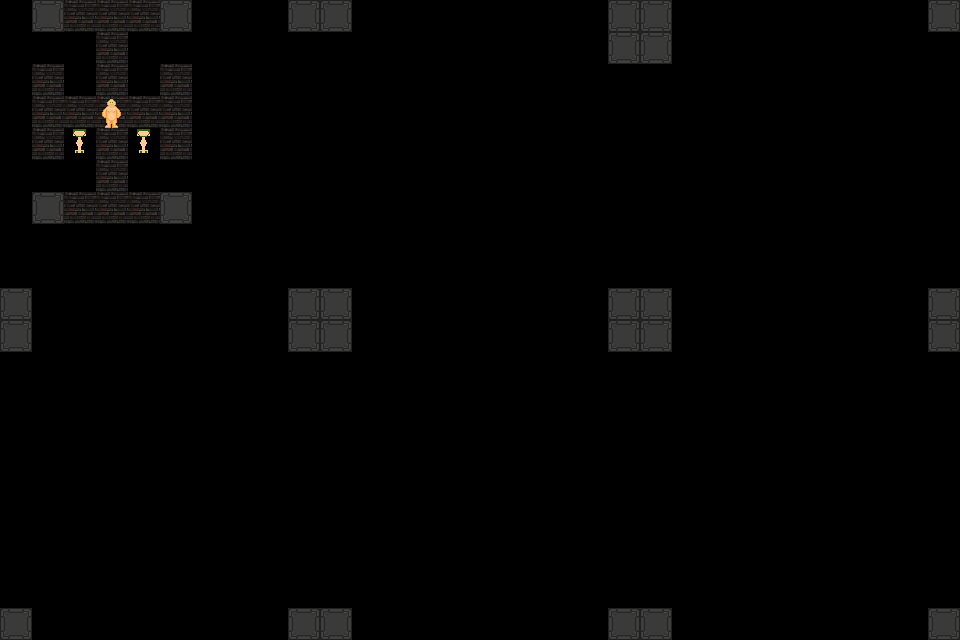

This is a level from a 2D game, rendered from its Tiled map with the project's own tilesets. A one-line summary and the complete map file follow:
An orthogonal 30x20 tile map with 32x32 px tiles, 2 tile layers (Turfs, Mobs).

<map version="1.8" tiledversion="1.8.4" orientation="orthogonal" renderorder="right-down" width="30" height="20" tilewidth="32" tileheight="32" infinite="0" nextlayerid="9" nextobjectid="10">
 <tileset firstgid="1" name="pygame-test-collection" tilewidth="32" tileheight="32" tilecount="5" columns="0">
  <grid orientation="orthogonal" width="1" height="1" />
  <tile id="0" type="floor_bf2">
   <image width="32" height="32" source="resources/bf2.png" />
  </tile>
  <tile id="1" type="enemy">
   <image width="32" height="32" source="resources/enemy.png" />
  </tile>
  <tile id="2" type="player">
   <image width="32" height="32" source="resources/test.png" />
  </tile>
  <tile id="3" type="fatboy">
   <image width="32" height="32" source="resources/fatboy.png" />
  </tile>
  <tile id="4" type="wall">
   <image width="32" height="32" source="resources/wall.png" />
  </tile>
 </tileset>
 <layer id="6" name="Turfs" width="30" height="20">
  <properties>
   <property name="Layer" value="LAYER_TURF" />
  </properties>
  <data encoding="csv">
0,5,1,1,1,5,0,0,0,5,5,0,0,0,0,0,0,0,0,5,5,0,0,0,0,0,0,0,0,5,
0,0,0,1,0,0,0,0,0,0,0,0,0,0,0,0,0,0,0,5,5,0,0,0,0,0,0,0,0,0,
0,1,0,1,0,1,0,0,0,0,0,0,0,0,0,0,0,0,0,0,0,0,0,0,0,0,0,0,0,0,
0,1,1,1,1,1,0,0,0,0,0,0,0,0,0,0,0,0,0,0,0,0,0,0,0,0,0,0,0,0,
0,1,0,1,0,1,0,0,0,0,0,0,0,0,0,0,0,0,0,0,0,0,0,0,0,0,0,0,0,0,
0,0,0,1,0,0,0,0,0,0,0,0,0,0,0,0,0,0,0,0,0,0,0,0,0,0,0,0,0,0,
0,5,1,1,1,5,0,0,0,0,0,0,0,0,0,0,0,0,0,0,0,0,0,0,0,0,0,0,0,0,
0,0,0,0,0,0,0,0,0,0,0,0,0,0,0,0,0,0,0,0,0,0,0,0,0,0,0,0,0,0,
0,0,0,0,0,0,0,0,0,0,0,0,0,0,0,0,0,0,0,0,0,0,0,0,0,0,0,0,0,0,
5,0,0,0,0,0,0,0,0,5,5,0,0,0,0,0,0,0,0,5,5,0,0,0,0,0,0,0,0,5,
5,0,0,0,0,0,0,0,0,5,5,0,0,0,0,0,0,0,0,5,5,0,0,0,0,0,0,0,0,5,
0,0,0,0,0,0,0,0,0,0,0,0,0,0,0,0,0,0,0,0,0,0,0,0,0,0,0,0,0,0,
0,0,0,0,0,0,0,0,0,0,0,0,0,0,0,0,0,0,0,0,0,0,0,0,0,0,0,0,0,0,
0,0,0,0,0,0,0,0,0,0,0,0,0,0,0,0,0,0,0,0,0,0,0,0,0,0,0,0,0,0,
0,0,0,0,0,0,0,0,0,0,0,0,0,0,0,0,0,0,0,0,0,0,0,0,0,0,0,0,0,0,
0,0,0,0,0,0,0,0,0,0,0,0,0,0,0,0,0,0,0,0,0,0,0,0,0,0,0,0,0,0,
0,0,0,0,0,0,0,0,0,0,0,0,0,0,0,0,0,0,0,0,0,0,0,0,0,0,0,0,0,0,
0,0,0,0,0,0,0,0,0,0,0,0,0,0,0,0,0,0,0,0,0,0,0,0,0,0,0,0,0,0,
0,0,0,0,0,0,0,0,0,0,0,0,0,0,0,0,0,0,0,0,0,0,0,0,0,0,0,0,0,0,
5,0,0,0,0,0,0,0,0,5,5,0,0,0,0,0,0,0,0,5,5,0,0,0,0,0,0,0,0,5
</data>
 </layer>
 <layer id="8" name="Mobs" width="30" height="20">
  <properties>
   <property name="Layer" value="LAYER_MOB" />
  </properties>
  <data encoding="csv">
0,0,0,0,0,0,0,0,0,0,0,0,0,0,0,0,0,0,0,0,0,0,0,0,0,0,0,0,0,0,
0,0,0,0,0,0,0,0,0,0,0,0,0,0,0,0,0,0,0,0,0,0,0,0,0,0,0,0,0,0,
0,0,0,0,0,0,0,0,0,0,0,0,0,0,0,0,0,0,0,0,0,0,0,0,0,0,0,0,0,0,
0,0,0,4,0,0,0,0,0,0,0,0,0,0,0,0,0,0,0,0,0,0,0,0,0,0,0,0,0,0,
0,0,2,0,2,0,0,0,0,0,0,0,0,0,0,0,0,0,0,0,0,0,0,0,0,0,0,0,0,0,
0,0,0,0,0,0,0,0,0,0,0,0,0,0,0,0,0,0,0,0,0,0,0,0,0,0,0,0,0,0,
0,0,0,0,0,0,0,0,0,0,0,0,0,0,0,0,0,0,0,0,0,0,0,0,0,0,0,0,0,0,
0,0,0,0,0,0,0,0,0,0,0,0,0,0,0,0,0,0,0,0,0,0,0,0,0,0,0,0,0,0,
0,0,0,0,0,0,0,0,0,0,0,0,0,0,0,0,0,0,0,0,0,0,0,0,0,0,0,0,0,0,
0,0,0,0,0,0,0,0,0,0,0,0,0,0,0,0,0,0,0,0,0,0,0,0,0,0,0,0,0,0,
0,0,0,0,0,0,0,0,0,0,0,0,0,0,0,0,0,0,0,0,0,0,0,0,0,0,0,0,0,0,
0,0,0,0,0,0,0,0,0,0,0,0,0,0,0,0,0,0,0,0,0,0,0,0,0,0,0,0,0,0,
0,0,0,0,0,0,0,0,0,0,0,0,0,0,0,0,0,0,0,0,0,0,0,0,0,0,0,0,0,0,
0,0,0,0,0,0,0,0,0,0,0,0,0,0,0,0,0,0,0,0,0,0,0,0,0,0,0,0,0,0,
0,0,0,0,0,0,0,0,0,0,0,0,0,0,0,0,0,0,0,0,0,0,0,0,0,0,0,0,0,0,
0,0,0,0,0,0,0,0,0,0,0,0,0,0,0,0,0,0,0,0,0,0,0,0,0,0,0,0,0,0,
0,0,0,0,0,0,0,0,0,0,0,0,0,0,0,0,0,0,0,0,0,0,0,0,0,0,0,0,0,0,
0,0,0,0,0,0,0,0,0,0,0,0,0,0,0,0,0,0,0,0,0,0,0,0,0,0,0,0,0,0,
0,0,0,0,0,0,0,0,0,0,0,0,0,0,0,0,0,0,0,0,0,0,0,0,0,0,0,0,0,0,
0,0,0,0,0,0,0,0,0,0,0,0,0,0,0,0,0,0,0,0,0,0,0,0,0,0,0,0,0,0
</data>
 </layer>
</map>
